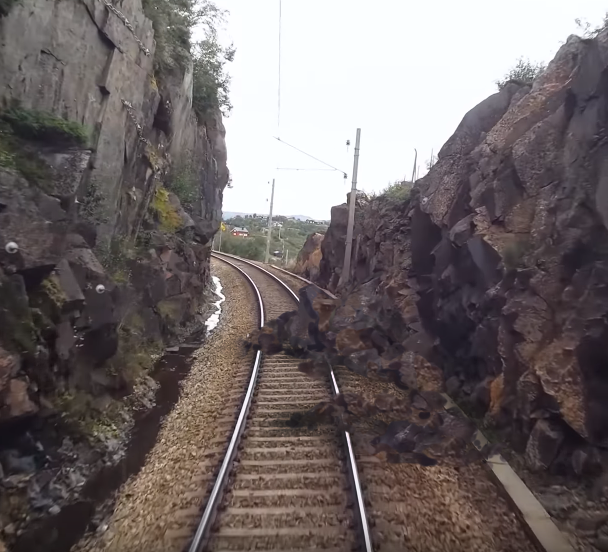
%> input picture Project/Development/Data/cortada11.png, 608 x 552 px
$ octave Line_Otimization.m   (GNU Octave 9; MATLAB toolbox functions it lacks are replaced by stand-ins)
%> lines starting %> are read from the running program, lines starting %| are printed output that depends on the picture; in (x1, y1, x2, y2) boxes, pixels count from 0 and x2, y2 are one past the last pixel; in counts of white or black regions, pixels touching at a corner belong together; the program's own positions count from 1
%% LINHAS SUAVES CONTÍNUAS POR STRIP (BAIXO PARA CIMA, SEM INVENTAR PONTOS)
clear; clc; close all;

%% 1. Load data
filenames = {
    './Data/cortada11.png'
    './Data/Frame1253.jpg'
    './Data/Frame1291.jpg'
    './Data/Frame1532.jpg'
    './Data/Frame1603.jpg'
    './Data/Frame1616.jpg'
    './Data/image00756.jpg'
    './Data/image02293.jpg'
    './Data/image04054.jpg'
    './Data/image04925.jpg'
    './Data/image06026.jpg'
    './Data/j30.jpg'
    './Data/l20.jpg'
    './Data/l23.jpg'
    './Data/p8.jpg'
};
N = length(filenames);

%% 2. Parâmetros
min_pixels = 100;
theta_min = -50; theta_max = 50;
x_thresh = 20;
n_strips = 3;

ROI_BL_X = 0.05; ROI_BR_X = 0.95;
ROI_TL_X = 0.3;  ROI_TR_X = 0.7;
ROI_TOP_Y = 0.45;

cols = 5;
rows = ceil(N/cols);

%% 3. Preprocessamento DoG + Otsu + Clean
images_otsu_dog = cell(N,1);
for i = 1:N
    img = imread(filenames{i});
%> img is the input picture: size 552x608x3 uint8; mean R, G, B 112.7, 104.2, 104.4
    if size(img,3)==3, img = rgb2gray(img); end
%> after `img = rgb2gray(img)`:
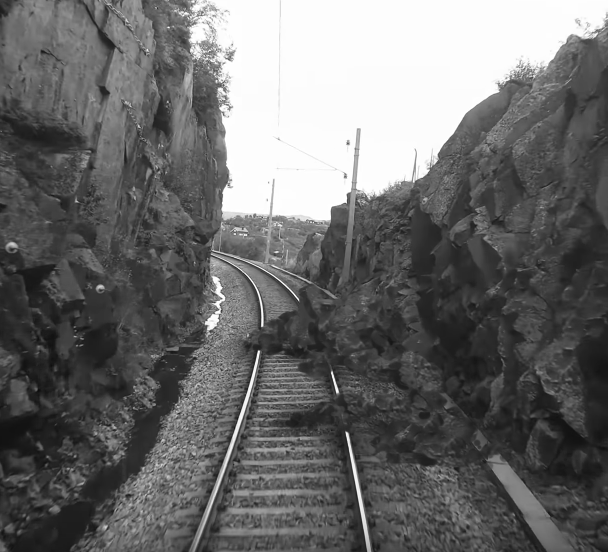
%> img: size 552x608 uint8; min 13, max 255, mean 106.7
    g1 = imgaussfilt(img,1);
    g2 = imgaussfilt(img,2);
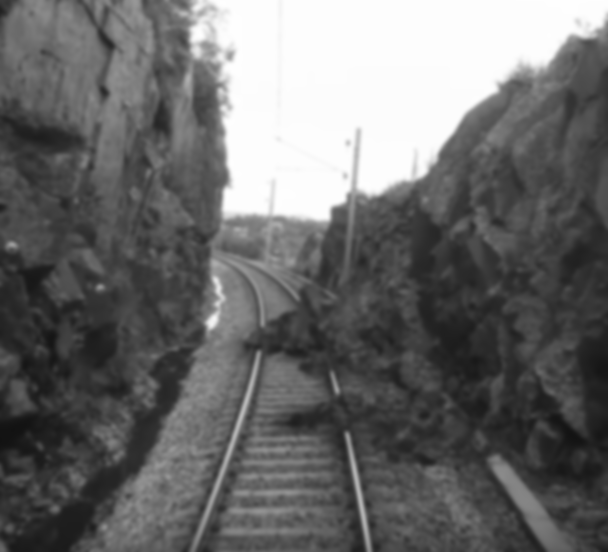
%> g2: size 552x608 uint8; min 18, max 255, mean 106.7; mean of the top-left, top-right, bottom-left and bottom-right quarters 128.4, 158.5, 78.1, 62
    dog = imsubtract(g1,g2);
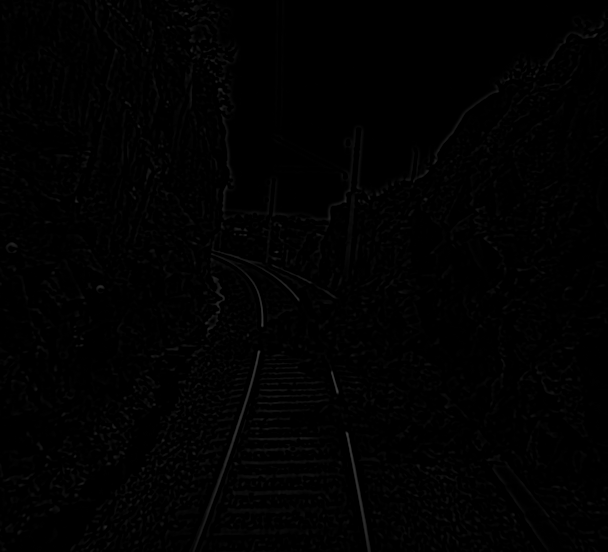
%> dog: size 552x608 uint8; min 0, max 65, mean 1.5
    level = graythresh(dog);
%> level = 0.0196
    bw = imbinarize(dog,level);
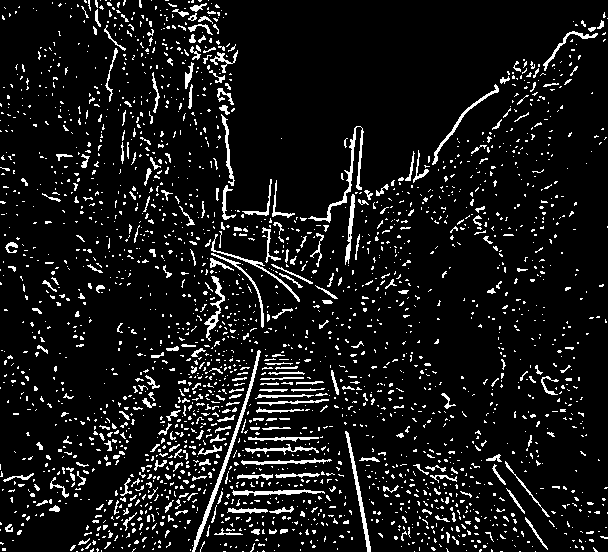
%> bw: size 552x608 logical; 8.8% white in thin lines or dots
    bw = bwareaopen(bw,min_pixels);
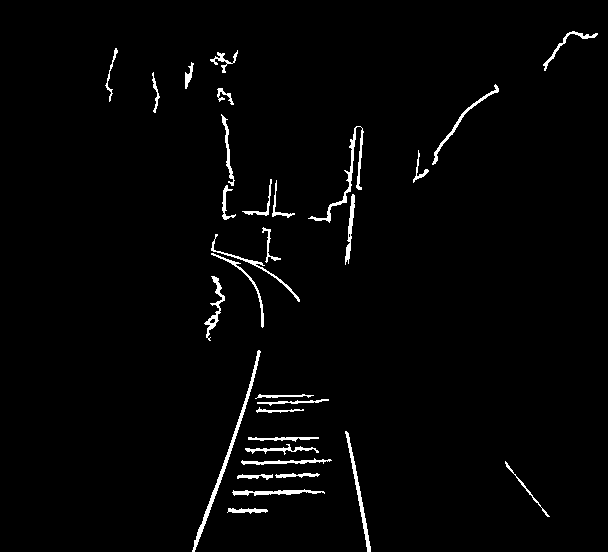
%> bw: size 552x608 logical; 2.1% white; 31 white regions, largest, box (x1, y1, x2, y2) and area: (192, 350, 261, 552) 769, (308, 126, 364, 223) 574, (345, 431, 371, 552) 441
    images_otsu_dog{i} = bw;
end
%> pass 2 of the loop `for i = 1:N`:
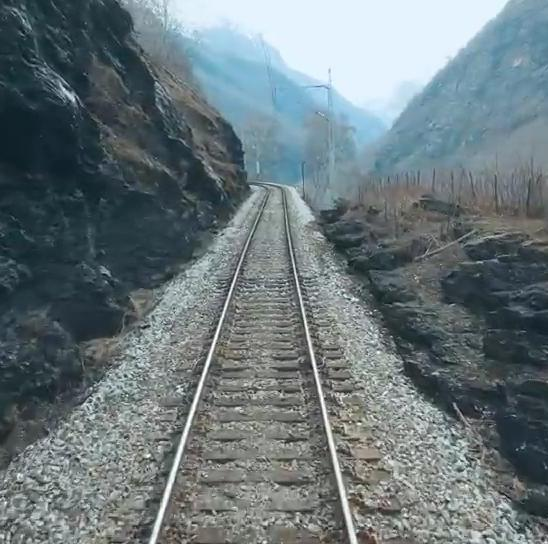
%> input picture Project/Development/Data/Frame1253.jpg, 548 x 544 px
%> img is the input picture: size 544x548x3 uint8; mean R, G, B 106, 119, 123.2
%> img: size 544x548 uint8
%> g1: size 544x548 uint8
%> g2: size 544x548 uint8
%> dog: size 544x548 uint8
%> level = 0.0235
%> `bw = imbinarize(dog,level);`:
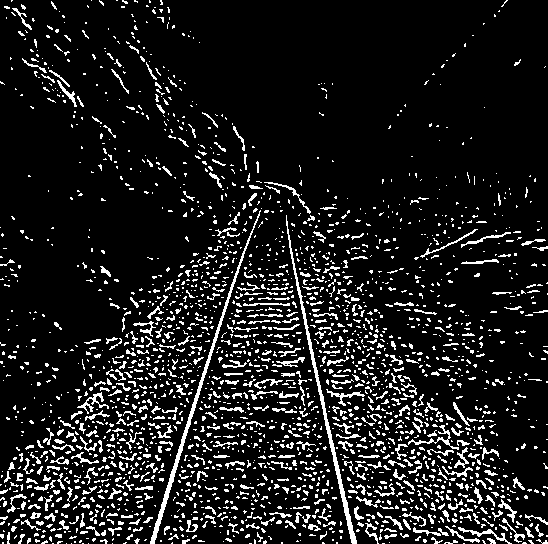
%> bw: size 544x548 logical; 11.2% white in thin lines or dots
%> `bw = bwareaopen(bw,min_pixels);`:
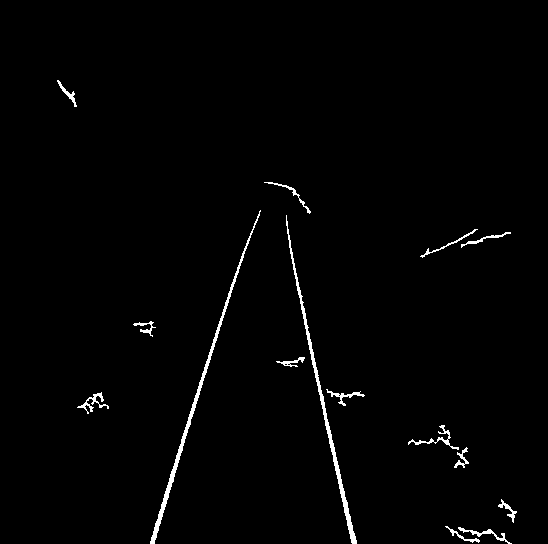
%> bw: size 544x548 logical; 1.4% white; 15 white regions, largest, box (x1, y1, x2, y2) and area: (150, 210, 261, 544) 1179, (286, 215, 357, 544) 1133, (408, 425, 459, 450) 198
%> pass 3 of the loop `for i = 1:N`:
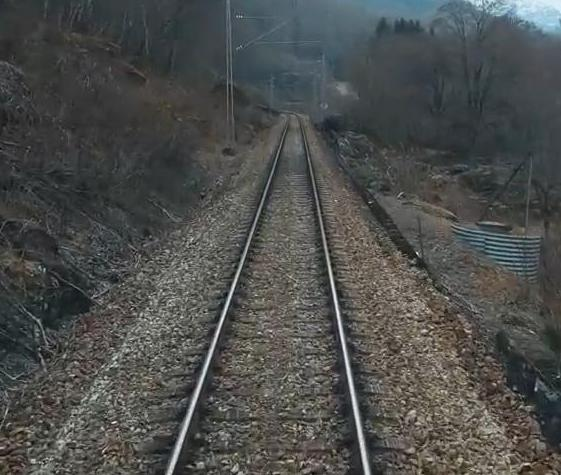
%> input picture Project/Development/Data/Frame1291.jpg, 561 x 475 px
%> img is the input picture: size 475x561x3 uint8; mean R, G, B 76.4, 78.2, 76.6
%> img: size 475x561 uint8
%> g1: size 475x561 uint8
%> g2: size 475x561 uint8
%> dog: size 475x561 uint8
%> level = 0.0275
%> `bw = imbinarize(dog,level);`:
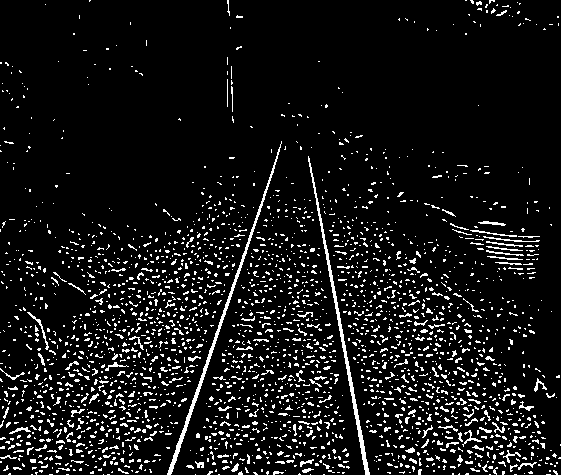
%> bw: size 475x561 logical; 8.3% white in thin lines or dots
%> `bw = bwareaopen(bw,min_pixels);`:
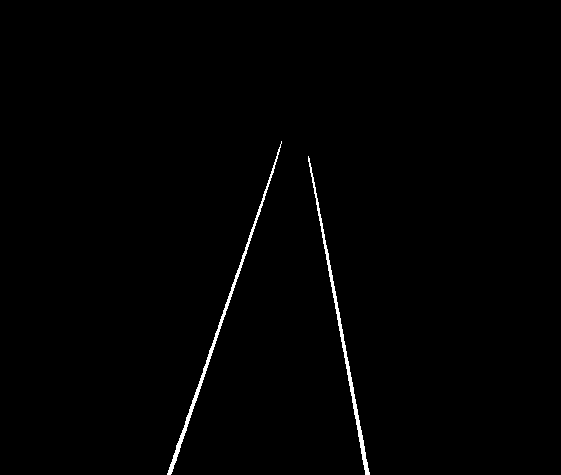
%> bw: size 475x561 logical; 0.8% white; 2 white regions, box (x1, y1, x2, y2) and area: (167, 141, 282, 475) 1102, (308, 156, 370, 475) 1036
%> (the run ends here)
